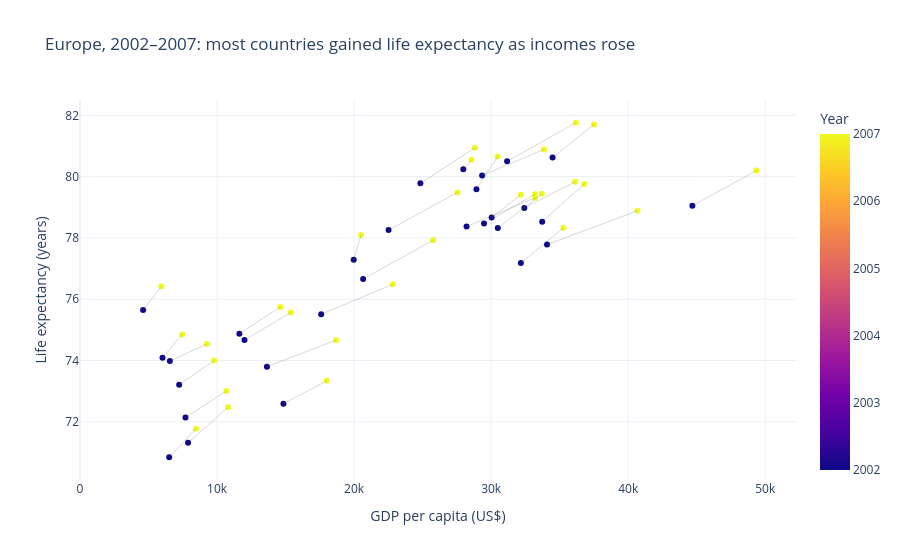

The notebook cell saved with this chart:
### Markdown cell above
## Task 1 — Scatter: life expectancy change over time

**What to build:** A scatter showing **GDP per capita vs life expectancy** for **two years** (2002 and 2007) to show how both moved — use **colour for year** (just 2 colours), **one continent only**.

Choose any continent except Africa (that was the example). Highlight the change direction.

> 💡 Filter: `df.loc[df['continent'] == 'YOUR_CHOICE']` then filter years

### Code cell
# Task 1
# YOUR CODE HERE
import plotly.express as px
import plotly.graph_objects as go

continent = "Europe"
years = [2002, 2007]
plot_df = df.loc[(df["continent"] == continent) & (df["year"].isin(years))].copy()

fig = px.scatter(
    plot_df,
    x="gdpPercap",
    y="lifeExp",
    color="year",
    color_discrete_map={2002: "#7A9ECA", 2007: "#D95F59"},
    hover_name="country",
    hover_data={"gdpPercap": ":,.0f", "lifeExp": ":.1f", "year": True},
    title="Europe, 2002–2007: most countries gained life expectancy as incomes rose",
    labels={
        "gdpPercap": "GDP per capita (US$)",
        "lifeExp": "Life expectancy (years)",
        "year": "Year",
    },
)

# Connect each country's 2002 and 2007 positions to make the direction of change visible.
for country, country_df in plot_df.groupby("country"):
    country_df = country_df.sort_values("year")
    if len(country_df) == 2:
        p0, p1 = country_df.iloc[0], country_df.iloc[1]
        fig.add_trace(go.Scatter(
            x=[p0["gdpPercap"], p1["gdpPercap"]],
            y=[p0["lifeExp"], p1["lifeExp"]],
            mode="lines",
            line=dict(color="rgba(100,100,100,0.25)", width=1),
            showlegend=False,
            hoverinfo="skip",
        ))

fig.update_layout(template="plotly_white", legend_title_text="Year")
fig.update_xaxes(rangemode="tozero")
fig.show()

### Figure 1 — Plotly figure (JSON) as saved in the notebook; plotly's stock layout.template omitted (floating-point values rounded to 4 significant figures)
{"data": [{"customdata": [[2002], [2007], [2002], [2007], [2002], [2007], [2002], [2007], [2002], [2007], [2002], [2007], [2002], [2007], [2002], [2007], [2002], [2007], [2002], [2007], [2002], [2007], [2002], [2007], [2002], [2007], [2002], [2007], [2002], [2007], [2002], [2007], [2002], [2007], [2002], [2007], [2002], [2007], [2002], [2007], [2002], [2007], [2002], [2007], [2002], [2007], [2002], [2007], [2002], [2007], [2002], [2007], [2002], [2007], [2002], [2007], [2002], [2007], [2002], [2007]], "hovertemplate": "<b>%{hovertext}</b><br><br>GDP per capita (US$)=%{x:,.0f}<br>Life expectancy (years)=%{y:.1f}<br>Year=%{marker.color}<extra></extra>", "hovertext": ["Albania", "Albania", "Austria", "Austria", "Belgium", "Belgium", "Bosnia and Herzegovina", "Bosnia and Herzegovina", "Bulgaria", "Bulgaria", "Croatia", "Croatia", "Czech Republic", "Czech Republic", "Denmark", "Denmark", "Finland", "Finland", "France", "France", "Germany", "Germany", "Greece", "Greece", "Hungary", "Hungary", "Iceland", "Iceland", "Ireland", "Ireland", "Italy", "Italy", "Montenegro", "Montenegro", "Netherlands", "Netherlands", "Norway", "Norway", "Poland", "Poland", "Portugal", "Portugal", "Romania", "Romania", "Serbia", "Serbia", "Slovak Republic", "Slovak Republic", "Slovenia", "Slovenia", "Spain", "Spain", "Sweden", "Sweden", "Switzerland", "Switzerland", "Turkey", "Turkey", "United Kingdom", "United Kingdom"], "legendgroup": "", "marker": {"color": [2002, 2007, 2002, 2007, 2002, 2007, 2002, 2007, 2002, 2007, 2002, 2007, 2002, 2007, 2002, 2007, 2002, 2007, 2002, 2007, 2002, 2007, 2002, 2007, 2002, 2007, 2002, 2007, 2002, 2007, 2002, 2007, 2002, 2007, 2002, 2007, 2002, 2007, 2002, 2007, 2002, 2007, 2002, 2007, 2002, 2007, 2002, 2007, 2002, 2007, 2002, 2007, 2002, 2007, 2002, 2007, 2002, 2007, 2002, 2007], "coloraxis": "coloraxis", "symbol": "circle"}, "mode": "markers", "name": "", "orientation": "v", "showlegend": false, "type": "scatter", "x": [4604.0, 5937.0, 32420.0, 36130.0, 30490.0, 33690.0, 6019.0, 7446.0, 7697.0, 10680.0, 11630.0, 14620.0, 17600.0, 22830.0, 32170.0, 35280.0, 28200.0, 33210.0, 28930.0, 30470.0, 30040.0, 32170.0, 22510.0, 27540.0, 14840.0, 18010.0, 31160.0, 36180.0, 34080.0, 40680.0, 27970.0, 28570.0, 6557.0, 9254.0, 33720.0, 36800.0, 44680.0, 49360.0, 12000.0, 15390.0, 19970.0, 20510.0, 7885.0, 10810.0, 7236.0, 9787.0, 13640.0, 18680.0, 20660.0, 25770.0, 24840.0, 28820.0, 29340.0, 33860.0, 34480.0, 37510.0, 6508.0, 8458.0, 29480.0, 33200.0], "xaxis": "x", "y": [75.65, 76.42, 78.98, 79.83, 78.32, 79.44, 74.09, 74.85, 72.14, 73.0, 74.88, 75.75, 75.51, 76.49, 77.18, 78.33, 78.37, 79.31, 79.59, 80.66, 78.67, 79.41, 78.26, 79.48, 72.59, 73.34, 80.5, 81.76, 77.78, 78.89, 80.24, 80.55, 73.98, 74.54, 78.53, 79.76, 79.05, 80.2, 74.67, 75.56, 77.29, 78.1, 71.32, 72.48, 73.21, 74.0, 73.8, 74.66, 76.66, 77.93, 79.78, 80.94, 80.04, 80.88, 80.62, 81.7, 70.84, 71.78, 78.47, 79.42], "yaxis": "y"}, {"hoverinfo": "skip", "line": {"color": "rgba(100,100,100,0.25)", "width": 1}, "mode": "lines", "showlegend": false, "type": "scatter", "x": [4604.0, 5937.0], "y": [75.65, 76.42]}, {"hoverinfo": "skip", "line": {"color": "rgba(100,100,100,0.25)", "width": 1}, "mode": "lines", "showlegend": false, "type": "scatter", "x": [32420.0, 36130.0], "y": [78.98, 79.83]}, {"hoverinfo": "skip", "line": {"color": "rgba(100,100,100,0.25)", "width": 1}, "mode": "lines", "showlegend": false, "type": "scatter", "x": [30490.0, 33690.0], "y": [78.32, 79.44]}, {"hoverinfo": "skip", "line": {"color": "rgba(100,100,100,0.25)", "width": 1}, "mode": "lines", "showlegend": false, "type": "scatter", "x": [6019.0, 7446.0], "y": [74.09, 74.85]}, {"hoverinfo": "skip", "line": {"color": "rgba(100,100,100,0.25)", "width": 1}, "mode": "lines", "showlegend": false, "type": "scatter", "x": [7697.0, 10680.0], "y": [72.14, 73.0]}, {"hoverinfo": "skip", "line": {"color": "rgba(100,100,100,0.25)", "width": 1}, "mode": "lines", "showlegend": false, "type": "scatter", "x": [11630.0, 14620.0], "y": [74.88, 75.75]}, {"hoverinfo": "skip", "line": {"color": "rgba(100,100,100,0.25)", "width": 1}, "mode": "lines", "showlegend": false, "type": "scatter", "x": [17600.0, 22830.0], "y": [75.51, 76.49]}, {"hoverinfo": "skip", "line": {"color": "rgba(100,100,100,0.25)", "width": 1}, "mode": "lines", "showlegend": false, "type": "scatter", "x": [32170.0, 35280.0], "y": [77.18, 78.33]}, {"hoverinfo": "skip", "line": {"color": "rgba(100,100,100,0.25)", "width": 1}, "mode": "lines", "showlegend": false, "type": "scatter", "x": [28200.0, 33210.0], "y": [78.37, 79.31]}, {"hoverinfo": "skip", "line": {"color": "rgba(100,100,100,0.25)", "width": 1}, "mode": "lines", "showlegend": false, "type": "scatter", "x": [28930.0, 30470.0], "y": [79.59, 80.66]}, {"hoverinfo": "skip", "line": {"color": "rgba(100,100,100,0.25)", "width": 1}, "mode": "lines", "showlegend": false, "type": "scatter", "x": [30040.0, 32170.0], "y": [78.67, 79.41]}, {"hoverinfo": "skip", "line": {"color": "rgba(100,100,100,0.25)", "width": 1}, "mode": "lines", "showlegend": false, "type": "scatter", "x": [22510.0, 27540.0], "y": [78.26, 79.48]}, {"hoverinfo": "skip", "line": {"color": "rgba(100,100,100,0.25)", "width": 1}, "mode": "lines", "showlegend": false, "type": "scatter", "x": [14840.0, 18010.0], "y": [72.59, 73.34]}, {"hoverinfo": "skip", "line": {"color": "rgba(100,100,100,0.25)", "width": 1}, "mode": "lines", "showlegend": false, "type": "scatter", "x": [31160.0, 36180.0], "y": [80.5, 81.76]}, {"hoverinfo": "skip", "line": {"color": "rgba(100,100,100,0.25)", "width": 1}, "mode": "lines", "showlegend": false, "type": "scatter", "x": [34080.0, 40680.0], "y": [77.78, 78.89]}, {"hoverinfo": "skip", "line": {"color": "rgba(100,100,100,0.25)", "width": 1}, "mode": "lines", "showlegend": false, "type": "scatter", "x": [27970.0, 28570.0], "y": [80.24, 80.55]}, {"hoverinfo": "skip", "line": {"color": "rgba(100,100,100,0.25)", "width": 1}, "mode": "lines", "showlegend": false, "type": "scatter", "x": [6557.0, 9254.0], "y": [73.98, 74.54]}, {"hoverinfo": "skip", "line": {"color": "rgba(100,100,100,0.25)", "width": 1}, "mode": "lines", "showlegend": false, "type": "scatter", "x": [33720.0, 36800.0], "y": [78.53, 79.76]}, {"hoverinfo": "skip", "line": {"color": "rgba(100,100,100,0.25)", "width": 1}, "mode": "lines", "showlegend": false, "type": "scatter", "x": [44680.0, 49360.0], "y": [79.05, 80.2]}, {"hoverinfo": "skip", "line": {"color": "rgba(100,100,100,0.25)", "width": 1}, "mode": "lines", "showlegend": false, "type": "scatter", "x": [12000.0, 15390.0], "y": [74.67, 75.56]}, {"hoverinfo": "skip", "line": {"color": "rgba(100,100,100,0.25)", "width": 1}, "mode": "lines", "showlegend": false, "type": "scatter", "x": [19970.0, 20510.0], "y": [77.29, 78.1]}, {"hoverinfo": "skip", "line": {"color": "rgba(100,100,100,0.25)", "width": 1}, "mode": "lines", "showlegend": false, "type": "scatter", "x": [7885.0, 10810.0], "y": [71.32, 72.48]}, {"hoverinfo": "skip", "line": {"color": "rgba(100,100,100,0.25)", "width": 1}, "mode": "lines", "showlegend": false, "type": "scatter", "x": [7236.0, 9787.0], "y": [73.21, 74.0]}, {"hoverinfo": "skip", "line": {"color": "rgba(100,100,100,0.25)", "width": 1}, "mode": "lines", "showlegend": false, "type": "scatter", "x": [13640.0, 18680.0], "y": [73.8, 74.66]}, {"hoverinfo": "skip", "line": {"color": "rgba(100,100,100,0.25)", "width": 1}, "mode": "lines", "showlegend": false, "type": "scatter", "x": [20660.0, 25770.0], "y": [76.66, 77.93]}, {"hoverinfo": "skip", "line": {"color": "rgba(100,100,100,0.25)", "width": 1}, "mode": "lines", "showlegend": false, "type": "scatter", "x": [24840.0, 28820.0], "y": [79.78, 80.94]}, {"hoverinfo": "skip", "line": {"color": "rgba(100,100,100,0.25)", "width": 1}, "mode": "lines", "showlegend": false, "type": "scatter", "x": [29340.0, 33860.0], "y": [80.04, 80.88]}, {"hoverinfo": "skip", "line": {"color": "rgba(100,100,100,0.25)", "width": 1}, "mode": "lines", "showlegend": false, "type": "scatter", "x": [34480.0, 37510.0], "y": [80.62, 81.7]}, {"hoverinfo": "skip", "line": {"color": "rgba(100,100,100,0.25)", "width": 1}, "mode": "lines", "showlegend": false, "type": "scatter", "x": [6508.0, 8458.0], "y": [70.84, 71.78]}, {"hoverinfo": "skip", "line": {"color": "rgba(100,100,100,0.25)", "width": 1}, "mode": "lines", "showlegend": false, "type": "scatter", "x": [29480.0, 33200.0], "y": [78.47, 79.42]}], "layout": {"coloraxis": {"colorbar": {"title": {"text": "Year"}}, "colorscale": [[0, "#0d0887"], [0.1111, "#46039f"], [0.2222, "#7201a8"], [0.3333, "#9c179e"], [0.4444, "#bd3786"], [0.5556, "#d8576b"], [0.6667, "#ed7953"], [0.7778, "#fb9f3a"], [0.8889, "#fdca26"], [1, "#f0f921"]]}, "legend": {"title": {"text": "Year"}, "tracegroupgap": 0}, "title": {"text": "Europe, 2002–2007: most countries gained life expectancy as incomes rose"}, "xaxis": {"anchor": "y", "domain": [0, 1], "rangemode": "tozero", "title": {"text": "GDP per capita (US$)"}}, "yaxis": {"anchor": "x", "domain": [0, 1], "title": {"text": "Life expectancy (years)"}}}}
